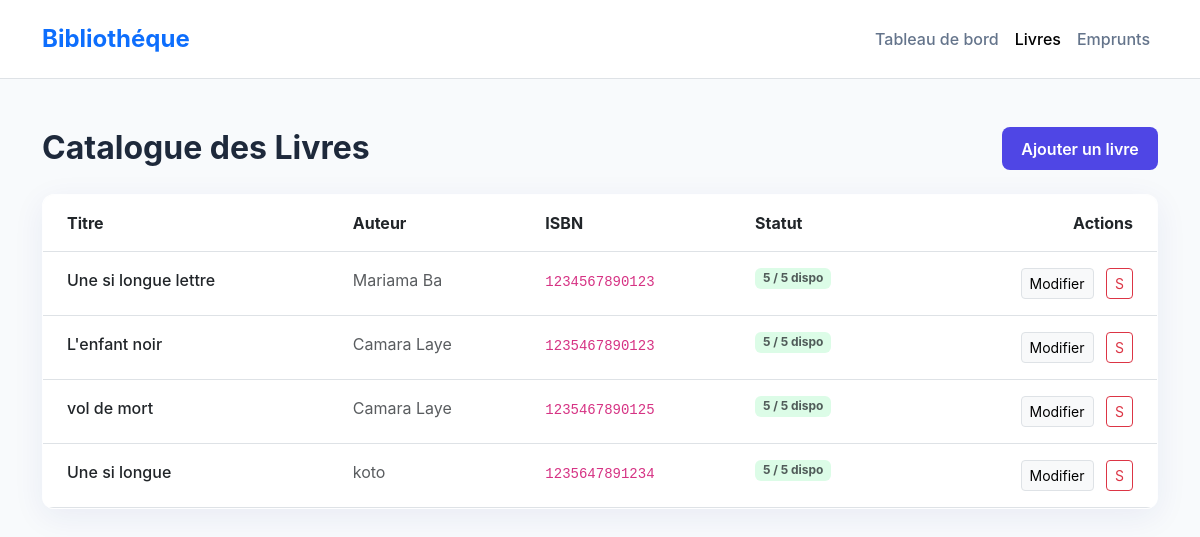
/livres/, run on the app's committed database.
### biblio/models.py (models this page shows, shortened)
class Livre(models.Model):
    titre = models.CharField(max_length=200)
    auteur = models.CharField(max_length=100)
    isbn = models.CharField(max_length=13, unique=True)
    quantite = models.PositiveIntegerField(default=1, verbose_name="Nombre d'exemplaires")
    @property
    def exemplaires_empruntes(self):
        return self.emprunts.filter(dateRetour__isnull=True).count()
    @property
    def exemplaires_disponibles(self):
        return max(0, self.quantite - self.exemplaires_empruntes)
    @property
    def est_disponible(self):
        return self.exemplaires_disponibles > 0

### biblio/views.py (the view)
# urls.py: path('livres/', views.LivreListView.as_view(), name='livre_list'),
class LivreListView(ListView):
    model = Livre
    template_name = 'biblio/livre_list.html'
    context_object_name = 'livres'
    paginate_by = 5

### templates/biblio/livre_list.html (shortened to what this page needs)
{% extends 'base.html' %}
{% block content %}
<div class="d-flex justify-content-between align-items-center mb-4">
    <h2 class="fw-bold mb-0">Catalogue des Livres</h2>
    <a href="{% url 'livre_create' %}" class="btn btn-primary">Ajouter un livre</a>
</div>
<div class="glass-card p-0 overflow-hidden">
    <div class="table-responsive">
        <table class="table table-hover mb-0">
            <thead class="bg-light">
                <tr>
                    <th class="ps-4 py-3">Titre</th>
                    <th class="py-3">Auteur</th>
                    <th class="py-3">ISBN</th>
                    <th class="py-3">Statut</th>
                    <th class="py-3 text-end pe-4">Actions</th>
                </tr>
            </thead>
            <tbody>
                {% for livre in livres %}
                <tr>
                    <td class="ps-4 py-3 fw-medium">{{ livre.titre }}</td>
                    <td class="py-3 text-muted">{{ livre.auteur }}</td>
                    <td class="py-3"><code class="small">{{ livre.isbn }}</code></td>
                    <td class="py-3">
                        <div class="d-flex align-items-center">
                            <span
                                class="badge {% if livre.est_disponible %}badge-available{% else %}badge-borrowed{% endif %} me-2 text-muted">
                                {{ livre.exemplaires_disponibles }} / {{ livre.quantite }} dispo
                            </span>
                        </div>
                    </td>
                    <td class="py-3 text-end pe-4">
                        <a href="{% url 'livre_update' livre.pk %}"
                            class="btn btn-sm btn-light border me-2">Modifier</a>
                        <a href="{% url 'livre_delete' livre.pk %}" class="btn btn-sm btn-outline-danger">S</a>
                    </td>
                </tr>
                {% empty %}
                <tr>
                    <td colspan="5" class="text-center py-5 text-muted">
                        Aucun livre trouvé dans le catalogue.
                    </td>
                </tr>
                {% endfor %}
            </tbody>
        </table>
    </div>
</div>
{% endblock %}

### static/css/styles.css (style rules this page uses)
:root { --primary: #4f46e5; --primary-hover: #4338ca; --bg-main: #f8fafc; --card-bg: rgba(255, 255, 255, 0.8); --text-main: #1e293b; --text-muted: #64748b; --border-radius: 12px; --shadow: 0 4px 6px -1px rgb(0 0 0 / 0.1), 0 2px 4px -2px rgb(0 0 0 / 0.1); --glass-shadow: 0 8px 32px 0 rgba(31, 38, 135, 0.07); }
body { background-color: var(--bg-main); font-family: 'Inter', system-ui, -apple-system, sans-serif; color: var(--text-main); line-height: 1.5; }
.glass-card { background: var(--card-bg); backdrop-filter: blur(10px); -webkit-backdrop-filter: blur(10px); border: 1px solid rgba(255, 255, 255, 0.18); border-radius: var(--border-radius); box-shadow: var(--glass-shadow); padding: 1.5rem; transition: transform 0.2s ease; }
.btn-primary { background-color: var(--primary); border: none; padding: 0.6rem 1.2rem; border-radius: 8px; font-weight: 600; }
.badge-available { background-color: #dcfce7; color: #166534; }

### data on the page
Livre: titre "Une si longue lettre", auteur "Mariama Ba", isbn "1234567890123", exemplaires_disponibles "5", quantite "5"
Livre: titre "L'enfant noir", auteur "Camara Laye", isbn "1235467890123", exemplaires_disponibles "5", quantite "5"
Livre: titre "vol de mort", auteur "Camara Laye", isbn "1235467890125", exemplaires_disponibles "5", quantite "5"
Livre: titre "Une si longue", auteur "koto", isbn "1235647891234", exemplaires_disponibles "5", quantite "5"
